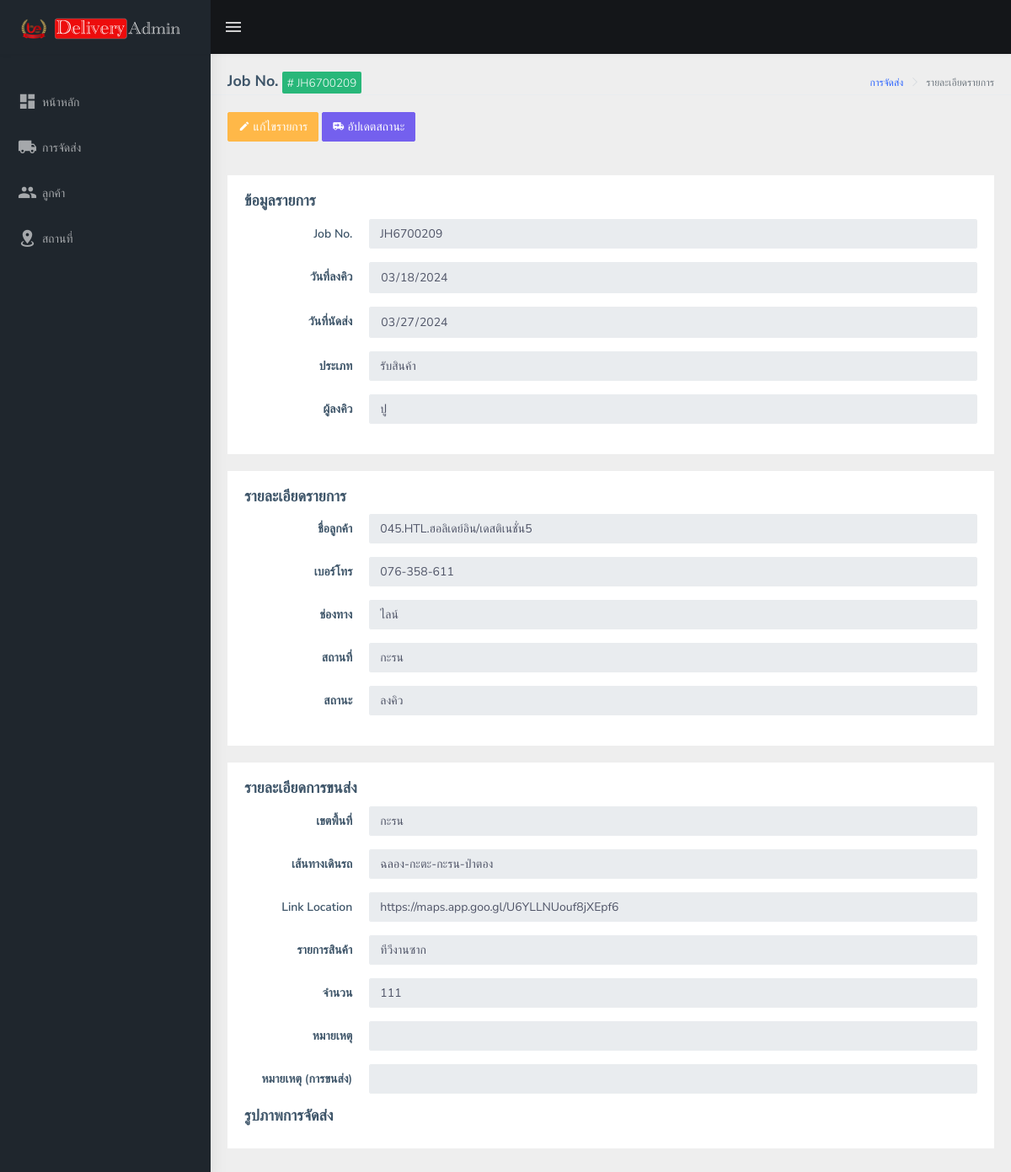
The page /manager/Delivery/delivery-detail.php?viewid=625 on the database its author committed.
### tables this page shows
CREATE TABLE `delivery` (
  `ID` int(10) NOT NULL,
  `Job` varchar(200) DEFAULT NULL,
  `Queuedate` varchar(200) DEFAULT NULL,
  `Deliverydate` varchar(200) DEFAULT NULL,
  `Sentdate` varchar(200) DEFAULT NULL,
  `Type` varchar(200) DEFAULT NULL,
  `Staff` varchar(200) DEFAULT NULL,
  `Cname` varchar(200) DEFAULT NULL,
  `Cphone` varchar(200) DEFAULT NULL,
  `Cchanel` varchar(200) DEFAULT NULL,
  `Clocation` varchar(200) DEFAULT NULL,
  `Clink` varchar(1000) DEFAULT NULL,
  `Cstatus` varchar(200) DEFAULT NULL,
  `Mile` varchar(200) DEFAULT NULL,
  `Time` varchar(200) DEFAULT NULL,
  `Area` varchar(200) DEFAULT NULL,
  `Route` varchar(200) DEFAULT NULL,
  `Item` varchar(200) DEFAULT NULL,
  `Qty` varchar(200) DEFAULT NULL,
  `Other` varchar(200) DEFAULT NULL,
  `Remark` varchar(200) DEFAULT NULL,
  `Image` varchar(200) DEFAULT NULL,
  `CreationDate` timestamp NOT NULL DEFAULT current_timestamp() ON UPDATE current_timestamp()
);

### manager/Delivery/delivery-detail.php (the view, shortened to what this page needs)
<?php
include('../../dbconnection.php');
?>
<!DOCTYPE html>
<html dir="ltr" lang="en">
<head>
    <link rel="stylesheet" type="text/css" href="../../assets/libs/select2/dist/css/select2.min.css">
    <link rel="stylesheet" type="text/css" href="../../assets/libs/jquery-minicolors/jquery.minicolors.css">
    <link rel="stylesheet" type="text/css" href="../../assets/libs/bootstrap-datepicker/dist/css/bootstrap-datepicker.min.css">
    <link rel="stylesheet" type="text/css" href="../../assets/libs/quill/dist/quill.snow.css">
    <link href="../../dist/css/style.min.css" rel="stylesheet">
</head>
<body>
    <div id="main-wrapper">
        <header class="topbar" data-navbarbg="skin5">
            <nav class="navbar top-navbar navbar-expand-md navbar-dark">
                <div class="navbar-header" data-logobg="skin5">
                    <a class="navbar-brand" href="index.html">
                        <b class="logo-icon p-l-10">
                            <img src="../../assets/images/icon.png" alt="homepage" class="light-logo" />
                        </b>
                        <span class="logo-text">
                            <img src="../../assets/images/text.png" alt="homepage" class="light-logo" />
                        </span>
                    </a>
                </div>
                <div class="navbar-collapse collapse" id="navbarSupportedContent" data-navbarbg="skin5">
                    <ul class="navbar-nav float-left mr-auto">
                        <li class="nav-item d-none d-md-block"><a class="nav-link sidebartoggler waves-effect waves-light" href="javascript:void(0)" data-sidebartype="mini-sidebar"><i class="mdi mdi-menu font-24"></i></a></li>
                    </ul>
                </div>
            </nav>
        </header>
        <aside class="left-sidebar" data-sidebarbg="skin5">
            <div class="scroll-sidebar">
                <nav class="sidebar-nav">
                    <ul id="sidebarnav" class="p-t-30">
                        <li class="sidebar-item"> <a class="sidebar-link waves-effect waves-dark sidebar-link" href="../index.php" aria-expanded="false"><i class="mdi mdi-view-dashboard"></i><span class="hide-menu">หน้าหลัก</span></a></li>
                        <li class="sidebar-item"> <a class="sidebar-link waves-effect waves-dark sidebar-link" href="delivery-report.php" aria-expanded="false"><i class="mdi mdi-truck"></i><span class="hide-menu">การจัดส่ง</span></a></li>
                        <li class="sidebar-item"> <a class="sidebar-link waves-effect waves-dark sidebar-link" href="../Customer/customer-report.php" aria-expanded="false"><i class="mdi mdi-account-multiple"></i><span class="hide-menu">ลูกค้า</span></a></li>
                        <li class="sidebar-item"> <a class="sidebar-link waves-effect waves-dark sidebar-link" href="../Location/location-report.php" aria-expanded="false"><i class="mdi mdi-map-marker-radius"></i><span class="hide-menu">สถานที่</span></a></li>
                    </ul>
                </nav>
            </div>
        </aside>
        <div class="page-wrapper">
        <?php
                    $vid = $_GET['viewid'];
                    $ret = mysqli_query($con, "select * from delivery where ID =$vid");
                    while ($row = mysqli_fetch_array($ret)) {
                    ?>
            <div class="page-breadcrumb">
                <div class="row">
                    <div class="col-12 d-flex no-block align-items-center">
                        <h4 class="page-title">Job No. <span class="badge badge-success"># <?php echo $row['Job']; ?></span></h4>
                        <div class="ml-auto text-right">
                            <nav aria-label="breadcrumb">
                                <ol class="breadcrumb">
                                    <li class="breadcrumb-item"><a href="#">การจัดส่ง</a></li>
                                    <li class="breadcrumb-item active" aria-current="page">รายละเอียดรายการ</li>
                                </ol>
                            </nav>
                        </div>
                    </div>
                </div>
            </div>
            <div class="border-top">
                <div class="card-body">
                <a href="delivery-edit.php?editid=<?php echo htmlentities($row['ID']); ?>" class="edit" data-toggle="tooltip"><button type="button" class="btn btn-warning"><i class="mdi mdi-pencil"></i> แก้ไขรายการ</button></a>
                <a href="delivery-update-status.php?updateid=<?php echo htmlentities($row['ID']); ?>" class="edit" data-toggle="tooltip"><button type="button" class="btn btn-primary"><i class="mdi mdi-truck-delivery"></i> อัปเดตสถานะ</button></a>
                </div>
            </div>
            <div class="container-fluid">
                <div class="row">
                        <div class="col-md-12">
                            <div class="card">
                                <form class="form-horizontal">
                                    <div class="card-body">
                                        <h4 class="card-title">ข้อมูลรายการ</h4>
                                        <div class="form-group row">
                                            <label for="fname" class="col-sm-2 text-right control-label col-form-label">Job No.</label>
                                            <div class="col-sm-10">
                                                <input type="text" class="form-control" value="<?php echo $row['Job']; ?>" placeholder="Job No." disabled>
                                            </div>
                                        </div>
                                        <div class="form-group row">
                                            <label for="lname" class="col-sm-2 text-right control-label col-form-label">วันที่ลงคิว</label>
                                            <div class="col-sm-10">
                                                <input type="date" class="form-control" value="<?php echo $row['Queuedate']; ?>" placeholder="" disabled>
                                            </div>
                                        </div>
                                        <div class="form-group row">
                                            <label for="lname" class="col-sm-2 text-right control-label col-form-label">วันที่นัดส่ง</label>
                                            <div class="col-sm-10">
                                                <input type="date" class="form-control" value="<?php echo $row['Deliverydate']; ?>" placeholder="" disabled>
                                            </div>
                                        </div>
                                        <div class="form-group row">
                                            <label for="email1" class="col-sm-2 text-right control-label col-form-label">ประเภท</label>
                                            <div class="col-sm-10">
                                                <input type="text" class="form-control" value="<?php echo $row['Type']; ?>" placeholder="" disabled>
                                            </div>
                                        </div>
                                        <div class="form-group row">
                                            <label for="email1" class="col-sm-2 text-right control-label col-form-label">ผู้ลงคิว</label>
                                            <div class="col-sm-10">
                                                <input type="text" class="form-control" value="<?php echo $row['Staff']; ?>" placeholder="" disabled>
                                            </div>
                                        </div>
                                    </div>
                                </form>
                            </div>
                        </div>
                        <div class="col-md-12">
                            <div class="card">
                                <form class="form-horizontal">
                                    <div class="card-body">
                                        <h4 class="card-title">รายละเอียดรายการ</h4>
                                        <div class="form-group row">
                                            <label for="fname" class="col-sm-2 text-right control-label col-form-label">ชื่อลูกค้า</label>
                                            <div class="col-sm-10">
                                                <input type="text" class="form-control" value="<?php echo $row['Cname']; ?>" placeholder="ชื่อลูกค้า" disabled>
                                            </div>
                                        </div>
                                        <div class="form-group row">
                                            <label for="lname" class="col-sm-2 text-right control-label col-form-label">เบอร์โทร</label>
                                            <div class="col-sm-10">
                                                <input type="text" class="form-control" value="<?php echo $row['Cphone']; ?>" placeholder="เบอร์โทรติดต่อ" disabled>
                                            </div>
                                        </div>
                                        <div class="form-group row">
                                            <label for="lname" class="col-sm-2 text-right control-label col-form-label">ช่องทาง</label>
                                            <div class="col-sm-10">
                                                <input type="text" class="form-control" value="<?php echo $row['Cchanel']; ?>" placeholder="" disabled>
                                            </div>
                                        </div>
                                        <div class="form-group row">
                                            <label for="email1" class="col-sm-2 text-right control-label col-form-label">สถานที่</label>
                                            <div class="col-sm-10">
                                                <input type="text" class="form-control" value="<?php echo $row['Clocation']; ?>" placeholder="สถานที่จัดส่ง" disabled>
                                            </div>
                                        </div>
                                        <div class="form-group row">
                                            <label for="email1" class="col-sm-2 text-right control-label col-form-label">สถานะ</label>
                                            <div class="col-sm-10">
                                                <input type="text" class="form-control" value="<?php echo $row['Cstatus']; ?>" placeholder="สถานที่จัดส่ง" disabled>
                                            </div>
                                        </div>
                                    </div>
                                </form>
                            </div>
                        </div>
                        <div class="col-md-12">
                            <div class="card">
                                <form class="form-horizontal">
                                    <div class="card-body">
                                        <h4 class="card-title">รายละเอียดการขนส่ง</h4>
                                        <div class="form-group row">
                                            <label for="fname" class="col-sm-2 text-right control-label col-form-label">เขตพื้นที่</label>
                                            <div class="col-sm-10">
                                                <input type="text" class="form-control" value="<?php echo $row['Area']; ?>" placeholder="เส้นทางเดินรถ" disabled>
                                            </div>
                                        </div>
                                        <div class="form-group row">
                                            <label for="fname" class="col-sm-2 text-right control-label col-form-label">เส้นทางเดินรถ</label>
                                            <div class="col-sm-10">
                                                <input type="text" class="form-control" value="<?php echo $row['Route']; ?>" placeholder="เส้นทางเดินรถ" disabled>
                                            </div>
                                        </div>
                                        <div class="form-group row">
                                            <label for="fname" class="col-sm-2 text-right control-label col-form-label">Link Location</label>
                                            <div class="col-sm-10">
                                                <input type="text" class="form-control" value="<?php echo $row['Clink']; ?>" placeholder="Link Location" disabled>
                                            </div>
                                        </div>
                                        <div class="form-group row">
                                            <label for="fname" class="col-sm-2 text-right control-label col-form-label">รายการสินค้า</label>
                                            <div class="col-sm-10">
                                                <input type="text" class="form-control" value="<?php echo $row['Item']; ?>" placeholder="รายการสินค้า" disabled>
                                            </div>
                                        </div>
                                        <div class="form-group row">
                                            <label for="lname" class="col-sm-2 text-right control-label col-form-label">จำนวน</label>
                                            <div class="col-sm-10">
                                                <input type="text" class="form-control" value="<?php echo $row['Qty']; ?>" placeholder="จำนวน" disabled>
                                            </div>
                                        </div>
                                        <div class="form-group row">
                                            <label for="lname" class="col-sm-2 text-right control-label col-form-label">หมายเหตุ</label>
                                            <div class="col-sm-10">
                                                <input type="text" class="form-control" value="<?php echo $row['Other']; ?>" placeholder="" disabled>
                                            </div>
                                        </div>
                                        <div class="form-group row">
                                            <label for="lname" class="col-sm-2 text-right control-label col-form-label">หมายเหตุ (การขนส่ง)</label>
                                            <div class="col-sm-10">
                                                <input type="text" class="form-control" value="<?php echo $row['Remark']; ?>" placeholder="" disabled>
                                            </div>
                                        </div>
                                        <h4>รูปภาพการจัดส่ง</h4>
                                    </div>
                            </div>
                        </div>
                </div>
            </div>
            <?php
                    } ?>
        </div>
    </div>
</body>
</html>

### rows shown on the page
delivery: Job "JH6700209", Queuedate "03/18/2024", Deliverydate "03/27/2024", Type "รับสินค้า", Staff "ปู", Cname "045.HTL.ฮอลิเดย์อิน/เดสติเนชั่น5", Cphone "076-358-611", Cchanel "ไลน์", Clocation "กะรน", Cstatus "ลงคิว", Area "กะรน", Route "ฉลอง-กะตะ-กะรน-ป่าตอง", Clink "https://maps.app.goo.gl/U6YLLNUouf8jXEpf6", Item "ทีวีงานซาก", Qty "111"
